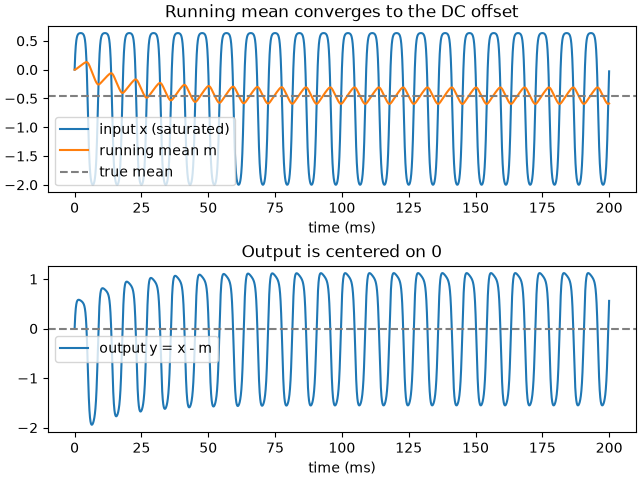

Source code (Python):
import numpy as np
import matplotlib.pyplot as plt

SAMPLE_RATE = 48000
TEST_FREQUENCY_HZ = 110.0   # open A string
TEST_AMPLITUDE = 0.5
GAIN = 4.0                  # will come from InputGain later
BIAS = 0.6                  # > 0: asymmetric, tube-like saturation
CUTOFF_HZ = 10.0

def waveshaper(x, bias):
    small_signal_gain = 1 - np.tanh(bias) ** 2
    return (np.tanh(x + bias) - np.tanh(bias)) / small_signal_gain

def dc_blocker(signal, alpha):
    # array of zeros, same size as signal
    y = np.zeros_like(signal)
    m = np.zeros_like(signal)

    # initialize mean at 0
    running_mean = 0.0

    for i in range(len(signal)):
        running_mean = running_mean + alpha * (signal[i]-running_mean)
        m[i] = running_mean
        y[i] = signal[i] - m[i]

    return y, m



duration = 0.2
n = np.arange(int(SAMPLE_RATE * duration))
t = n / SAMPLE_RATE
x = waveshaper(GAIN * TEST_AMPLITUDE * np.sin(2 * np.pi * TEST_FREQUENCY_HZ * t), BIAS)

alpha = 2 * np.pi * CUTOFF_HZ / SAMPLE_RATE
time_constant_ms = 1000 / (alpha * SAMPLE_RATE)
print(f"Time constant tau: {time_constant_ms:.1f} ms")
y, m = dc_blocker(x, alpha)



# --- Check: after convergence, the output mean must be ~0 ---
samples_per_period = round(SAMPLE_RATE / TEST_FREQUENCY_HZ)
last_period = y[-samples_per_period:]          # the last samples_per_period samples
output_mean = np.mean(last_period)
assert abs(output_mean) < 1e-3, f"output mean is {output_mean}, expected ~0"
print(f"Output mean over the last period: {output_mean:.6f}")

# --- Plot ---
time_ms = t * 1000

fig, (ax_top, ax_bottom) = plt.subplots(2, 1, layout="constrained")

ax_top.plot(time_ms, x, label="input x (saturated)")
ax_top.plot(time_ms, m, label="running mean m")
ax_top.axhline(np.mean(x), linestyle="--", color="gray", label="true mean")
ax_top.set_title("Running mean converges to the DC offset")
ax_top.set_xlabel("time (ms)")
ax_top.legend()

ax_bottom.plot(time_ms, y, label="output y = x - m")
ax_bottom.axhline(0, linestyle="--", color="gray")
ax_bottom.set_title("Output is centered on 0")
ax_bottom.set_xlabel("time (ms)")
ax_bottom.legend()

fig.savefig("prototypes/dc_blocker.png")
plt.show()
